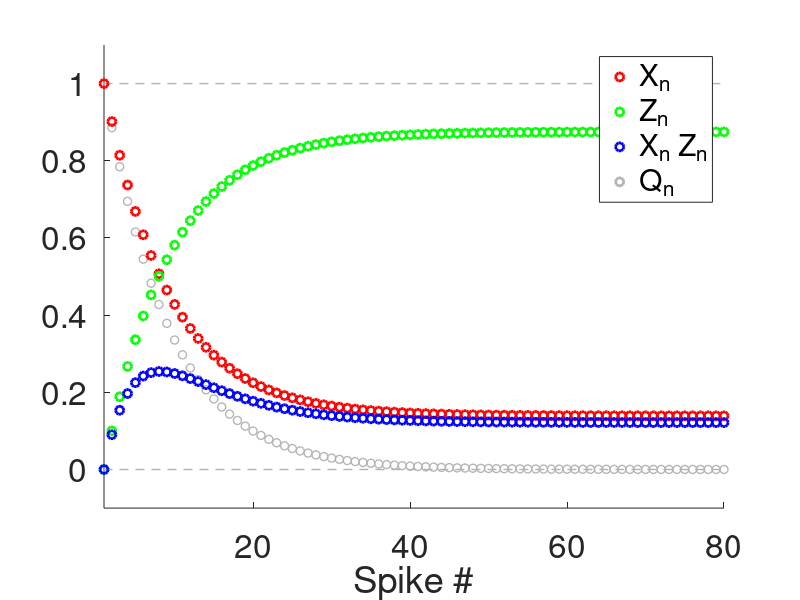

The MATLAB source for this figure:
% 2021-04-05

% DA model: evolution governed by the solution to the difference equations
% given by
% 
% Xn = Xss + Q(adep,taudep)^(n-1) (X1-Xss)
%
% Zn = Zss = Q(afac,taufac)^(n-1) (Z1-Zss)
%
% Q(astd,taustd) = (1-astd)*exp(-Deltaspk/taustd)
%
% Analysis of the dynamics of Q(astd,taustd)
%
%

clearvars;
close all;

lightblueish = [.4 .6 .9];
lightcoral = [0.94 0.5 0.5];
lightsalmon = [0.9 0.5 0.4];
mediumacquamarine = [0.4 0.8 0.6];
lightgray = [.7 .7 .7];
darkgray = [.3 .3 .3];
darkgray2 = [.1 .1 .1];


% Functions

Q=@(a,tau,Delta) (1-a).*exp(-Delta/tau);
Xbar=@(a,tau,Delta,Xinf) (1-exp(-Delta/tau))*Xinf./(1-(1-a).*exp(-Delta/tau));
Zbar=@(a,tau,Delta,Zinf) ((1-exp(-Delta/tau))*(1-a)*Zinf+a)./(1-(1-a).*exp(-Delta/tau));

% Parameters

% Reference parameter values:
%
% adep = 0.1;
% afac = 0.1;
Xinf = 1;
Zinf = 0;

astp = 0.1;
taustp = 250;

SpkFreqin = 250;
SpkPerin = 1000/SpkFreqin;
Deltaspk = SpkPerin;


Nspk = 100;
nvec = 1:1:Nspk;
Qn = Q(astp,taustp,Deltaspk).^(nvec-1);

% figure
% hold on
% plot(nvec,Qn,'o','Color',lightgray,'linewidth',2);
% axis([1 Nspk -0.1 1.1]);
% set(gca,'fontsize',24);
% xlabel('Spike #');

Xn = Xbar(astp,taustp,Deltaspk,Xinf)*(1-Qn)+Qn*1; 
%Zn = Zbar(astp,taustp,Deltaspk,Zinf)*(1-Qn)+Qn*astp; 
Zn = Zbar(astp,taustp,Deltaspk,Zinf)*(1-Qn)+Qn*0; 

figure
hold on
plot(-100,-100,'or','linewidth',2);
plot(-100,-100,'og','linewidth',2);
plot(-100,-100,'ob','linewidth',2);
plot(-100,-100,'o','Color',lightgray','linewidth',2);
plot([0 Nspk],[0 0],'--','Color',lightgray','linewidth',1);
plot([0 Nspk],[1 1],'--','Color',lightgray','linewidth',1);
plot(nvec,Qn,'o','Color',lightgray,'linewidth',1);
plot(nvec,Xn,'or','linewidth',2);
plot(nvec,Zn,'og','linewidth',2);
plot(nvec,Xn.*Zn,'ob','linewidth',2);
axis([1 80 -0.1 1.1]);
set(gca,'fontsize',24);
xlabel('Spike #');
legend('X_n','Z_n','X_n Z_n','Q_n');



% Time scale for Q (time it takes for Q to decrease from Q=1 to Q = 0.37)
% sgma

alpha = 0.37;
sgma = log(alpha)/log(Q(astp,taustp,Deltaspk));

% % Continuous version
% 
% x = 1:0.01:Nspk;
% Qx = Q(astp,taustp,Deltaspk).^(x-1);
% Qx1 = Qx.*log(Q(astp,taustp,Deltaspk));
% 
% plot(x,Qx,'-r','linewidth',2);
% plot(x,Qx1,'-g','linewidth',2);
